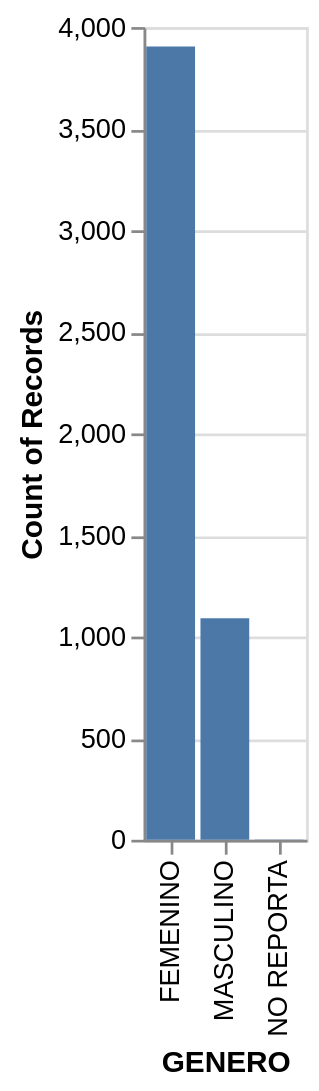

The notebook cell saved with this chart:
### Markdown cell above
# Análisis de la Gráfica
De la gráfica de barras anterior, donde se muestra el tipo de arma o medio usado en los casos reportados de violencia, se puede establecer el Top 3 de las mas usadas:

1. Contundentes
2. No Reportada
3. Arma Blanca / Cortopunzante

### Code cell
# Generemos un Histograma por genero
# en los casos de violencia domestica reportada.
alt.Chart(df).mark_bar().encode(alt.X('GENERO'), y='count()')

### Figure 1 — Vega-Lite specification as saved in the notebook (floating-point values rounded to 4 significant figures; data arrays with more than 128 entries replaced by an {"elided": "..."} marker saying what was removed)
{"config": {"view": {"continuousWidth": 400, "continuousHeight": 300}}, "data": {"name": "data-ef7b094600960c3ad7f90c665cd16e5e"}, "mark": "bar", "encoding": {"x": {"field": "GENERO", "type": "nominal"}, "y": {"aggregate": "count", "type": "quantitative"}}, "$schema": "https://vega.github.io/schema/vega-lite/v4.17.0.json", "datasets": {"data-ef7b094600960c3ad7f90c665cd16e5e": {"elided": "4998 records"}}}
